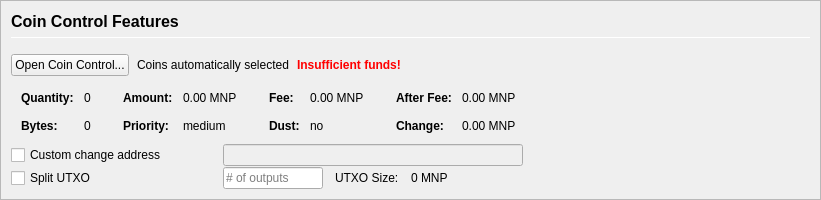
         <widget class="QFrame" name="frameCoinControl">
          <property name="sizePolicy">
           <sizepolicy hsizetype="Expanding" vsizetype="Expanding">
            <horstretch>0</horstretch>
            <verstretch>0</verstretch>
           </sizepolicy>
          </property>
          <property name="maximumSize">
           <size>
            <width>16777215</width>
            <height>16777215</height>
           </size>
          </property>
          <property name="frameShape">
           <enum>QFrame::StyledPanel</enum>
          </property>
          <property name="frameShadow">
           <enum>QFrame::Sunken</enum>
          </property>
          <layout class="QVBoxLayout" name="verticalLayoutCoinControl2">
           <property name="spacing">
            <number>0</number>
           </property>
           <property name="leftMargin">
            <number>0</number>
           </property>
           <property name="topMargin">
            <number>0</number>
           </property>
           <property name="rightMargin">
            <number>0</number>
           </property>
           <property name="bottomMargin">
            <number>0</number>
           </property>
           <item>
            <widget class="QFrame" name="frameCoinControl_BG">
             <layout class="QVBoxLayout" name="verticalLayoutCoinControl" stretch="0,0,0,0,0,0">
              <property name="spacing">
               <number>1</number>
              </property>
              <property name="leftMargin">
               <number>10</number>
              </property>
              <property name="topMargin">
               <number>10</number>
              </property>
              <item>
               <layout class="QHBoxLayout" name="horizontalLayoutCoinControl1">
                <property name="bottomMargin">
                 <number>15</number>
                </property>
                <item>
                 <layout class="QVBoxLayout" name="verticalLayout_3">
                  <property name="spacing">
                   <number>6</number>
                  </property>
                  <item>
                   <widget class="QLabel" name="labelCoinControlFeatures">
                    <property name="sizePolicy">
                     <sizepolicy hsizetype="Preferred" vsizetype="Maximum">
                      <horstretch>0</horstretch>
                      <verstretch>0</verstretch>
                     </sizepolicy>
                    </property>
                    <property name="minimumSize">
                     <size>
                      <width>0</width>
                      <height>20</height>
                     </size>
                    </property>
                    <property name="font">
                     <font>
                      <pointsize>12</pointsize>
                      <weight>75</weight>
                      <bold>true</bold>
                     </font>
                    </property>
                    <property name="styleSheet">
                     <string notr="true">font-weight:bold;</string>
                    </property>
                    <property name="text">
                     <string>Coin Control Features</string>
                    </property>
                   </widget>
                  </item>
                  <item>
                   <widget class="Line" name="line">
                    <property name="minimumSize">
                     <size>
                      <width>0</width>
                      <height>1</height>
                     </size>
                    </property>
                    <property name="maximumSize">
                     <size>
                      <width>16777215</width>
                      <height>1</height>
                     </size>
                    </property>
                    <property name="orientation">
                     <enum>Qt::Horizontal</enum>
                    </property>
                   </widget>
                  </item>
                 </layout>
                </item>
               </layout>
              </item>
              <item>
               <layout class="QHBoxLayout" name="horizontalLayoutCoinControl2" stretch="0,0,0,0">
                <property name="spacing">
                 <number>8</number>
                </property>
                <property name="bottomMargin">
                 <number>10</number>
                </property>
                <item>
                 <widget class="QPushButton" name="pushButtonCoinControl">
                  <property name="styleSheet">
                   <string notr="true"/>
                  </property>
                  <property name="text">
                   <string>Open Coin Control...</string>
                  </property>
                  <property name="autoDefault">
                   <bool>false</bool>
                  </property>
                 </widget>
                </item>
                <item>
                 <widget class="QLabel" name="labelCoinControlAutomaticallySelected">
                  <property name="text">
                   <string>Coins automatically selected</string>
                  </property>
                  <property name="margin">
                   <number>5</number>
                  </property>
                 </widget>
                </item>
                <item>
                 <widget class="QLabel" name="labelCoinControlInsuffFunds">
                  <property name="font">
                   <font>
                    <weight>75</weight>
                    <bold>true</bold>
                   </font>
                  </property>
                  <property name="styleSheet">
                   <string notr="true">color:red;font-weight:bold;</string>
                  </property>
                  <property name="text">
                   <string>Insufficient funds!</string>
                  </property>
                  <property name="margin">
                   <number>5</number>
                  </property>
                 </widget>
                </item>
                <item>
                 <spacer name="horizontalSpacerCoinControl">
                  <property name="orientation">
                   <enum>Qt::Horizontal</enum>
                  </property>
                  <property name="sizeHint" stdset="0">
                   <size>
                    <width>40</width>
                    <height>1</height>
                   </size>
                  </property>
                 </spacer>
                </item>
               </layout>
              </item>
              <item>
               <widget class="QWidget" name="widgetCoinControl" native="true">
                <property name="sizePolicy">
                 <sizepolicy hsizetype="Preferred" vsizetype="Preferred">
                  <horstretch>0</horstretch>
                  <verstretch>0</verstretch>
                 </sizepolicy>
                </property>
                <property name="minimumSize">
                 <size>
                  <width>0</width>
                  <height>0</height>
                 </size>
                </property>
                <property name="styleSheet">
                 <string notr="true"/>
                </property>
                <layout class="QHBoxLayout" name="horizontalLayoutCoinControl5">
                 <property name="leftMargin">
                  <number>0</number>
                 </property>
                 <property name="topMargin">
                  <number>0</number>
                 </property>
                 <property name="rightMargin">
                  <number>0</number>
                 </property>
                 <property name="bottomMargin">
                  <number>0</number>
                 </property>
                 <item>
                  <layout class="QHBoxLayout" name="horizontalLayoutCoinControl3" stretch="0,0,0,1">
                   <property name="spacing">
                    <number>20</number>
                   </property>
                   <property name="topMargin">
                    <number>0</number>
                   </property>
                   <property name="bottomMargin">
                    <number>10</number>
                   </property>
                   <item>
                    <layout class="QFormLayout" name="formLayoutCoinControl1">
                     <property name="horizontalSpacing">
                      <number>10</number>
                     </property>
                     <property name="verticalSpacing">
                      <number>14</number>
                     </property>
                     <property name="leftMargin">
                      <number>10</number>
                     </property>
                     <property name="topMargin">
                      <number>4</number>
                     </property>
                     <property name="rightMargin">
                      <number>6</number>
                     </property>
                     <item row="0" column="0">
                      <widget class="QLabel" name="labelCoinControlQuantityText">
                       <property name="font">
                        <font>
                         <weight>75</weight>
                         <bold>true</bold>
                        </font>
                       </property>
                       <property name="text">
                        <string>Quantity:</string>
                       </property>
                       <property name="margin">
                        <number>0</number>
                       </property>
                      </widget>
                     </item>
                     <item row="0" column="1">
                      <widget class="QLabel" name="labelCoinControlQuantity">
                       <property name="cursor">
                        <cursorShape>IBeamCursor</cursorShape>
                       </property>
                       <property name="contextMenuPolicy">
                        <enum>Qt::ActionsContextMenu</enum>
                       </property>
                       <property name="text">
                        <string notr="true">0</string>
                       </property>
                       <property name="margin">
                        <number>0</number>
                       </property>
                       <property name="textInteractionFlags">
                        <set>Qt::LinksAccessibleByMouse|Qt::TextSelectableByKeyboard|Qt::TextSelectableByMouse</set>
                       </property>
                      </widget>
                     </item>
                     <item row="1" column="0">
                      <widget class="QLabel" name="labelCoinControlBytesText">
                       <property name="font">
                        <font>
                         <weight>75</weight>
                         <bold>true</bold>
                        </font>
                       </property>
                       <property name="text">
                        <string>Bytes:</string>
                       </property>
                      </widget>
                     </item>
                     <item row="1" column="1">
                      <widget class="QLabel" name="labelCoinControlBytes">
                       <property name="cursor">
                        <cursorShape>IBeamCursor</cursorShape>
                       </property>
                       <property name="contextMenuPolicy">
                        <enum>Qt::ActionsContextMenu</enum>
                       </property>
                       <property name="text">
                        <string notr="true">0</string>
                       </property>
                       <property name="textInteractionFlags">
                        <set>Qt::LinksAccessibleByMouse|Qt::TextSelectableByKeyboard|Qt::TextSelectableByMouse</set>
                       </property>
                      </widget>
                     </item>
                    </layout>
                   </item>
                   <item>
                    <layout class="QFormLayout" name="formLayoutCoinControl2">
                     <property name="horizontalSpacing">
                      <number>10</number>
                     </property>
                     <property name="verticalSpacing">
                      <number>14</number>
                     </property>
                     <property name="leftMargin">
                      <number>6</number>
                     </property>
                     <property name="topMargin">
                      <number>4</number>
                     </property>
                     <property name="rightMargin">
                      <number>6</number>
                     </property>
                     <item row="0" column="0">
                      <widget class="QLabel" name="labelCoinControlAmountText">
                       <property name="font">
                        <font>
                         <weight>75</weight>
                         <bold>true</bold>
                        </font>
                       </property>
                       <property name="text">
                        <string>Amount:</string>
                       </property>
                       <property name="margin">
                        <number>0</number>
                       </property>
                      </widget>
                     </item>
                     <item row="0" column="1">
                      <widget class="QLabel" name="labelCoinControlAmount">
                       <property name="cursor">
                        <cursorShape>IBeamCursor</cursorShape>
                       </property>
                       <property name="contextMenuPolicy">
                        <enum>Qt::ActionsContextMenu</enum>
                       </property>
                       <property name="text">
                        <string notr="true">0.00 MNP</string>
                       </property>
                       <property name="textInteractionFlags">
                        <set>Qt::LinksAccessibleByMouse|Qt::TextSelectableByKeyboard|Qt::TextSelectableByMouse</set>
                       </property>
                      </widget>
                     </item>
                     <item row="1" column="0">
                      <widget class="QLabel" name="labelCoinControlPriorityText">
                       <property name="font">
                        <font>
                         <weight>75</weight>
                         <bold>true</bold>
                        </font>
                       </property>
                       <property name="text">
                        <string>Priority:</string>
                       </property>
                      </widget>
                     </item>
                     <item row="1" column="1">
                      <widget class="QLabel" name="labelCoinControlPriority">
                       <property name="cursor">
                        <cursorShape>IBeamCursor</cursorShape>
                       </property>
                       <property name="contextMenuPolicy">
                        <enum>Qt::ActionsContextMenu</enum>
                       </property>
                       <property name="text">
                        <string>medium</string>
                       </property>
                       <property name="textInteractionFlags">
                        <set>Qt::LinksAccessibleByMouse|Qt::TextSelectableByKeyboard|Qt::TextSelectableByMouse</set>
                       </property>
                      </widget>
                     </item>
                    </layout>
                   </item>
                   <item>
                    <layout class="QFormLayout" name="formLayoutCoinControl3">
                     <property name="horizontalSpacing">
                      <number>10</number>
                     </property>
                     <property name="verticalSpacing">
                      <number>14</number>
                     </property>
                     <property name="leftMargin">
                      <number>6</number>
                     </property>
                     <property name="topMargin">
                      <number>4</number>
                     </property>
                     <property name="rightMargin">
                      <number>6</number>
                     </property>
                     <item row="0" column="0">
                      <widget class="QLabel" name="labelCoinControlFeeText">
                       <property name="font">
                        <font>
                         <weight>75</weight>
                         <bold>true</bold>
                        </font>
                       </property>
                       <property name="text">
                        <string>Fee:</string>
                       </property>
                       <property name="margin">
                        <number>0</number>
                       </property>
                      </widget>
                     </item>
                     <item row="0" column="1">
                      <widget class="QLabel" name="labelCoinControlFee">
                       <property name="cursor">
                        <cursorShape>IBeamCursor</cursorShape>
                       </property>
                       <property name="contextMenuPolicy">
                        <enum>Qt::ActionsContextMenu</enum>
                       </property>
                       <property name="text">
                        <string notr="true">0.00 MNP</string>
                       </property>
                       <property name="textInteractionFlags">
                        <set>Qt::LinksAccessibleByMouse|Qt::TextSelectableByKeyboard|Qt::TextSelectableByMouse</set>
                       </property>
                      </widget>
                     </item>
                     <item row="1" column="0">
                      <widget class="QLabel" name="labelCoinControlLowOutputText">
                       <property name="font">
                        <font>
                         <weight>75</weight>
                         <bold>true</bold>
                        </font>
                       </property>
                       <property name="text">
                        <string>Dust:</string>
                       </property>
                      </widget>
                     </item>
                     <item row="1" column="1">
                      <widget class="QLabel" name="labelCoinControlLowOutput">
                       <property name="cursor">
                        <cursorShape>IBeamCursor</cursorShape>
                       </property>
                       <property name="contextMenuPolicy">
                        <enum>Qt::ActionsContextMenu</enum>
                       </property>
                       <property name="text">
                        <string>no</string>
                       </property>
                       <property name="textInteractionFlags">
                        <set>Qt::LinksAccessibleByMouse|Qt::TextSelectableByKeyboard|Qt::TextSelectableByMouse</set>
                       </property>
                      </widget>
                     </item>
                    </layout>
                   </item>
                   <item>
                    <layout class="QFormLayout" name="formLayoutCoinControl4">
                     <property name="horizontalSpacing">
                      <number>10</number>
                     </property>
                     <property name="verticalSpacing">
                      <number>14</number>
                     </property>
                     <property name="leftMargin">
                      <number>6</number>
                     </property>
                     <property name="topMargin">
                      <number>4</number>
                     </property>
                     <property name="rightMargin">
                      <number>6</number>
                     </property>
                     <item row="0" column="0">
                      <widget class="QLabel" name="labelCoinControlAfterFeeText">
                       <property name="font">
                        <font>
                         <weight>75</weight>
                         <bold>true</bold>
                        </font>
                       </property>
                       <property name="text">
                        <string>After Fee:</string>
                       </property>
                       <property name="margin">
                        <number>0</number>
                       </property>
                      </widget>
                     </item>
                     <item row="0" column="1">
                      <widget class="QLabel" name="labelCoinControlAfterFee">
                       <property name="cursor">
                        <cursorShape>IBeamCursor</cursorShape>
                       </property>
                       <property name="contextMenuPolicy">
                        <enum>Qt::ActionsContextMenu</enum>
                       </property>
                       <property name="text">
                        <string notr="true">0.00 MNP</string>
                       </property>
                       <property name="textInteractionFlags">
                        <set>Qt::LinksAccessibleByMouse|Qt::TextSelectableByKeyboard|Qt::TextSelectableByMouse</set>
                       </property>
                      </widget>
                     </item>
                     <item row="1" column="0">
                      <widget class="QLabel" name="labelCoinControlChangeText">
                       <property name="font">
                        <font>
                         <weight>75</weight>
                         <bold>true</bold>
                        </font>
                       </property>
                       <property name="text">
                        <string>Change:</string>
                       </property>
                      </widget>
                     </item>
                     <item row="1" column="1">
                      <widget class="QLabel" name="labelCoinControlChange">
                       <property name="cursor">
                        <cursorShape>IBeamCursor</cursorShape>
                       </property>
                       <property name="contextMenuPolicy">
                        <enum>Qt::ActionsContextMenu</enum>
                       </property>
                       <property name="text">
                        <string notr="true">0.00 MNP</string>
                       </property>
                       <property name="textInteractionFlags">
                        <set>Qt::LinksAccessibleByMouse|Qt::TextSelectableByKeyboard|Qt::TextSelectableByMouse</set>
                       </property>
                      </widget>
                     </item>
                    </layout>
                   </item>
                  </layout>
                 </item>
                </layout>
               </widget>
              </item>
              <item>
               <layout class="QHBoxLayout" name="horizontalLayoutCoinControl4">
                <property name="spacing">
                 <number>12</number>
                </property>
                <property name="sizeConstraint">
                 <enum>QLayout::SetDefaultConstraint</enum>
                </property>
                <property name="topMargin">
                 <number>0</number>
                </property>
                <property name="rightMargin">
                 <number>0</number>
                </property>
                <item>
                 <widget class="QCheckBox" name="checkBoxCoinControlChange">
                  <property name="sizePolicy">
                   <sizepolicy hsizetype="Preferred" vsizetype="Preferred">
                    <horstretch>0</horstretch>
                    <verstretch>0</verstretch>
                   </sizepolicy>
                  </property>
                  <property name="minimumSize">
                   <size>
                    <width>200</width>
                    <height>0</height>
                   </size>
                  </property>
                  <property name="maximumSize">
                   <size>
                    <width>200</width>
                    <height>16777215</height>
                   </size>
                  </property>
                  <property name="toolTip">
                   <string>If this is activated, but the change address is empty or invalid, change will be sent to a newly generated address.</string>
                  </property>
                  <property name="text">
                   <string>Custom change address</string>
                  </property>
                 </widget>
                </item>
                <item>
                 <widget class="QValidatedLineEdit" name="lineEditCoinControlChange">
                  <property name="enabled">
                   <bool>false</bool>
                  </property>
                  <property name="sizePolicy">
                   <sizepolicy hsizetype="Preferred" vsizetype="Preferred">
                    <horstretch>0</horstretch>
                    <verstretch>0</verstretch>
                   </sizepolicy>
                  </property>
                  <property name="minimumSize">
                   <size>
                    <width>300</width>
                    <height>0</height>
                   </size>
                  </property>
                 </widget>
                </item>
                <item>
                 <widget class="QLabel" name="labelCoinControlChangeLabel">
                  <property name="sizePolicy">
                   <sizepolicy hsizetype="Preferred" vsizetype="Preferred">
                    <horstretch>0</horstretch>
                    <verstretch>0</verstretch>
                   </sizepolicy>
                  </property>
                  <property name="minimumSize">
                   <size>
                    <width>100</width>
                    <height>0</height>
                   </size>
                  </property>
                  <property name="text">
                   <string/>
                  </property>
                  <property name="margin">
                   <number>3</number>
                  </property>
                 </widget>
                </item>
               </layout>
              </item>
              <item>
               <layout class="QHBoxLayout" name="horizontalLayoutCoinControl6">
                <property name="spacing">
                 <number>12</number>
                </property>
                <property name="rightMargin">
                 <number>0</number>
                </property>
                <item>
                 <widget class="QCheckBox" name="splitBlockCheckBox">
                  <property name="sizePolicy">
                   <sizepolicy hsizetype="Preferred" vsizetype="Preferred">
                    <horstretch>0</horstretch>
                    <verstretch>0</verstretch>
                   </sizepolicy>
                  </property>
                  <property name="minimumSize">
                   <size>
                    <width>200</width>
                    <height>0</height>
                   </size>
                  </property>
                  <property name="maximumSize">
                   <size>
                    <width>200</width>
                    <height>16777215</height>
                   </size>
                  </property>
                  <property name="text">
                   <string>Split UTXO</string>
                  </property>
                 </widget>
                </item>
                <item>
                 <widget class="QLineEdit" name="splitBlockLineEdit">
                  <property name="sizePolicy">
                   <sizepolicy hsizetype="Preferred" vsizetype="Preferred">
                    <horstretch>50</horstretch>
                    <verstretch>0</verstretch>
                   </sizepolicy>
                  </property>
                  <property name="minimumSize">
                   <size>
                    <width>100</width>
                    <height>0</height>
                   </size>
                  </property>
                  <property name="maximumSize">
                   <size>
                    <width>100</width>
                    <height>16777215</height>
                   </size>
                  </property>
                  <property name="placeholderText">
                   <string># of outputs</string>
                  </property>
                 </widget>
                </item>
                <item>
                 <widget class="QLabel" name="labelBlockSizeText">
                  <property name="text">
                   <string>UTXO Size:</string>
                  </property>
                 </widget>
                </item>
                <item>
                 <widget class="QLabel" name="labelBlockSize">
                  <property name="text">
                   <string>0 MNP</string>
                  </property>
                 </widget>
                </item>
                <item>
                 <spacer name="horizontalSpacer_7">
                  <property name="orientation">
                   <enum>Qt::Horizontal</enum>
                  </property>
                  <property name="sizeHint" stdset="0">
                   <size>
                    <width>40</width>
                    <height>20</height>
                   </size>
                  </property>
                 </spacer>
                </item>
               </layout>
              </item>
              <item>
               <spacer name="verticalSpacerCoinControl">
                <property name="orientation">
                 <enum>Qt::Vertical</enum>
                </property>
                <property name="sizeHint" stdset="0">
                 <size>
                  <width>800</width>
                  <height>1</height>
                 </size>
                </property>
               </spacer>
              </item>
             </layout>
            </widget>
           </item>
          </layout>
         </widget>
